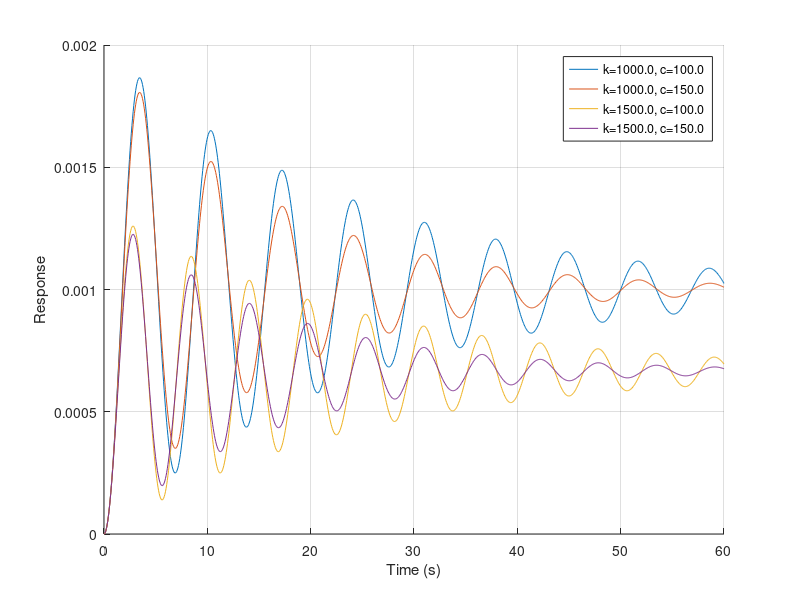

Recreate this plot in MATLAB.

clear
clc

% MATLAB Script to Plot System Response for Different k and c Values

% System Parameters
m = 1200; % Mass (kg)
A = 0.03; % Amplitude as estimated using the rack rail height
omega = 1; % Arbitary chosen valuue for simplifying analysis (rad/s)

% Define ranges for k and c
k_values = [1000, 1500]; % Spring constants (N/m)
c_values = [ 100, 150]; % Damping coefficients (Ns/m)

% Time vector
t = linspace(0, 60, 1000); % Time from 0 to 60 seconds (Desired to settle within a minutes if possibel


figure;
hold on;

% Loop over different k and c values
for k = k_values
    for c = c_values
        % Natural Frequency and Damping Ratio
        omega_n = sqrt(k / m);
        zeta = c / (2 * sqrt(k * m));
        omega_d = omega_n * sqrt(1 - zeta^2);

        % System response calculation
        % Input: A*sin(omega*t) >>Because it is simillar to sinwave which is being used to model the vibration on the wheel so its still acceptable to do so
        % Response: use the impulse response for simplicity
       
        
        % Impulse Response (for illustration)
        sys = tf([1], [m, c, k]); % Transfer function H(s) = 1 / (ms^2 + cs + k)
        [y, t] = step(sys, t); % Response to unit step input
        
        % Plot
        plot(t, y, 'DisplayName', sprintf('k=%.1f, c=%.1f', k, c));
    end
end



xlabel('Time (s)');
ylabel('Response');
legend('show');
grid on;
hold off;
